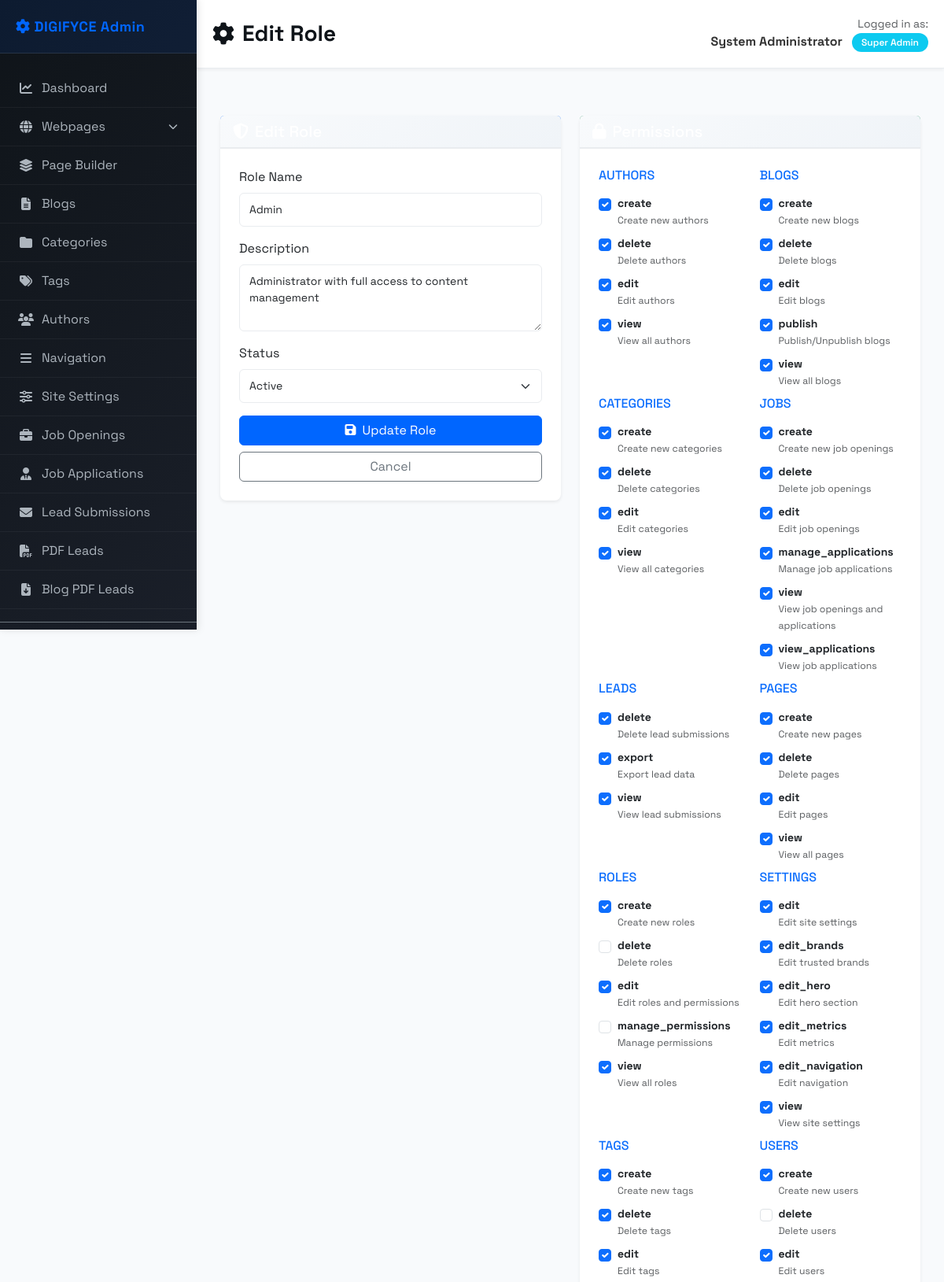
The app's page /app/admin/role_edit.php?id=2 (signed in, upper part) with its own data.
### tables this page shows
CREATE TABLE users (
    id INT AUTO_INCREMENT PRIMARY KEY,
    username VARCHAR(64) NOT NULL UNIQUE,
    password_hash VARCHAR(255) NOT NULL,
    email VARCHAR(128) NOT NULL UNIQUE,
    full_name VARCHAR(255),
    role_id INT NOT NULL,
    status ENUM('active','inactive') DEFAULT 'active',
    last_login DATETIME,
    created_at DATETIME DEFAULT CURRENT_TIMESTAMP,
    updated_at DATETIME DEFAULT CURRENT_TIMESTAMP ON UPDATE CURRENT_TIMESTAMP,
    FOREIGN KEY (role_id) REFERENCES roles(id) ON DELETE RESTRICT
);

CREATE TABLE roles (
    id INT AUTO_INCREMENT PRIMARY KEY,
    name VARCHAR(64) NOT NULL UNIQUE,
    description TEXT,
    status ENUM('active','inactive') DEFAULT 'active',
    created_at DATETIME DEFAULT CURRENT_TIMESTAMP,
    updated_at DATETIME DEFAULT CURRENT_TIMESTAMP ON UPDATE CURRENT_TIMESTAMP
);

CREATE TABLE permissions (
    id INT AUTO_INCREMENT PRIMARY KEY,
    name VARCHAR(128) NOT NULL UNIQUE,
    description TEXT,
    module VARCHAR(64) NOT NULL,
    action VARCHAR(64) NOT NULL,
    created_at DATETIME DEFAULT CURRENT_TIMESTAMP
);

### app/admin/role_edit.php (the view, shortened to what the rows shown need)
<?php
require_once __DIR__ . '/../utilities/PermissionManager.php';
$pdo = Database::getInstance();
$permissionManager = new PermissionManager($pdo);
$permissionManager->requirePermission('role.create');
$role_id = $_GET['id'] ?? null;
$role = null;
$is_edit = false;
if ($role_id) {
    $permissionManager->requirePermission('role.edit');
    $role = $permissionManager->getRoleWithPermissions($role_id);
    $is_edit = true;
}
$all_permissions = $permissionManager->getAllPermissions();
$permissions_by_module = [];
foreach ($all_permissions as $perm) {
    if (!isset($permissions_by_module[$perm['module']])) {
        $permissions_by_module[$perm['module']] = [];
    }
    $permissions_by_module[$perm['module']][] = $perm;
}
$selected_permission_ids = [];
if ($is_edit && isset($role['permissions'])) {
    foreach ($role['permissions'] as $perm) {
        $selected_permission_ids[] = $perm['id'];
    }
}
$pageTitle = $is_edit ? 'Edit Role' : 'Create New Role';
include __DIR__ . '/../views/admin_header.php';
?>
<div class="row">
    <div class="col-md-6">
        <div class="card border-0 shadow-sm mb-4">
            <div class="card-body p-4">
                <form action="role_save.php" method="post">
                    <div class="mb-3">
                        <label class="form-label">Role Name</label>
                        <input type="text" name="name" class="form-control"
                               value="<?= $is_edit ? htmlspecialchars($role['name']) : '' ?>"
                               required maxlength="64">
                    </div>
                    <div class="mb-3">
                        <label class="form-label">Description</label>
                        <textarea name="description" class="form-control" rows="3"><?= $is_edit ? htmlspecialchars($role['description'] ?? '') : '' ?></textarea>
                    </div>
                    <?php if ($is_edit): ?>
                        <div class="mb-3">
                            <label class="form-label">Status</label>
                            <select name="status" class="form-select" required>
                                <option value="active" <?= $role['status'] === 'active' ? 'selected' : '' ?>>
                                    Active
                                </option>
                            </select>
                        </div>
                    <?php endif; ?>
                </form>
            </div>
        </div>
    </div>
    <div class="col-md-6">
        <div class="card border-0 shadow-sm">
            <div class="card-body p-4">
                <form action="role_save.php" method="post">
                    <?php if ($is_edit): ?>
                        <div class="row">
                            <?php foreach ($permissions_by_module as $module => $perms): ?>
                                <div class="col-md-6">
                                    <h6 class="text-uppercase text-primary mb-3"><?= htmlspecialchars($module) ?></h6>
                                    <?php foreach ($perms as $perm): ?>
                                        <div class="form-check mb-2">
                                            <input type="checkbox" name="permissions[]" value="<?= $perm['id'] ?>"
                                                   class="form-check-input" id="perm<?= $perm['id'] ?>"
                                                   <?= in_array($perm['id'], $selected_permission_ids) ? 'checked' : '' ?>>
                                            <label class="form-check-label small" for="perm<?= $perm['id'] ?>">
                                                <strong><?= htmlspecialchars($perm['action']) ?></strong>
                                                <br><small class="text-muted"><?= htmlspecialchars($perm['description']) ?></small>
                                            </label>
                                        </div>
                                    <?php endforeach; ?>
                                </div>
                            <?php endforeach; ?>
                        </div>
                    <?php endif; ?>
                </form>
            </div>
        </div>
    </div>
</div>
<?php include __DIR__ . '/../views/admin_footer.php'; ?>

### app/views/admin_header.php (shortened to what the rows shown need)
<!DOCTYPE html>
<html lang="en">
<head>
    <link href="https://cdn.jsdelivr.net/npm/bootstrap@5.3.2/dist/css/bootstrap.min.css" rel="stylesheet">
    <link href="https://cdnjs.cloudflare.com/ajax/libs/font-awesome/6.4.0/css/all.min.css" rel="stylesheet">
</head>
<body>
    <div class="d-flex">
                <?php if (isset($permissionManager) && $permissionManager->hasAnyPermission(['blog.view', 'page.view', 'category.view', 'tag.view', 'author.view'])): ?>
                    <?php
                    $webpageFiles = [
                        'page_home_edit.php',
                        'page_service.php',
                        'page_technology.php',
                        'page_testimonial.php',
                        'page_products.php',
                        'page_d2c_branding.php',
                        'page_commercial_shoot.php',
                        'page_creative_development.php',
                        'page_performance_marketing.php',
                        'page_ecommerce_marketing.php',
                        'page_marketplace_management.php',
                        'page_content_marketing.php',
                        'page_about_us.php',
                        'page_seo.php',
                        'page_builder_edit.php',
                        'page_builder_preview.php',
                    ];
                    ?>
                <?php endif; ?>
        <main>
            <div class="admin-header d-flex justify-content-between align-items-center">
                <h1>
                    <i class="fas fa-<?php
                    $pageName = basename($_SERVER['PHP_SELF']);
                    switch ($pageName) {
                        default:
                            if (in_array($pageName, $webpageFiles)) {
                                echo 'globe';
                            } else {
                                echo 'cog';
                            }
                            break;
                    }
                    ?>"></i>
                    <?= isset($pageTitle) ? htmlspecialchars($pageTitle) : 'Admin Panel' ?>
                </h1>
                <?php if (isset($permissionManager)): ?>
                    <?php
                    $currentUser = $permissionManager->getCurrentUser();
                    if ($currentUser):
                        ?>
                        <div class="text-end">
                            <small class="text-muted d-block">Logged in as:</small>
                            <strong><?= htmlspecialchars($currentUser['full_name'] ?? $currentUser['username']) ?></strong>
                            <span class="badge bg-info ms-2"><?= htmlspecialchars($currentUser['role_name']) ?></span>
                        </div>
                    <?php endif; ?>
                <?php endif; ?>
            </div>
            <div class="admin-content">

### records on screen
users: full_name "System Administrator", role.name "Super Admin"
roles: name "Admin", description "Administrator with full access to content management", status "Active"
permissions: id "☑", action "create", description "Create new authors"
permissions: id "☑", action "delete", description "Delete authors"
permissions: id "☑", action "edit", description "Edit authors"
permissions: id "☑", action "view", description "View all authors"
permissions: id "☑", action "create", description "Create new blogs"
permissions: id "☑", action "delete", description "Delete blogs"
permissions: id "☑", action "edit", description "Edit blogs"
permissions: id "☑", action "publish", description "Publish/Unpublish blogs"
permissions: id "☑", action "view", description "View all blogs"
permissions: id "☑", action "create", description "Create new categories"
permissions: id "☑", action "delete", description "Delete categories"
permissions: id "☑", action "edit", description "Edit categories"
permissions: id "☑", action "view", description "View all categories"
permissions: id "☑", action "create", description "Create new job openings"
permissions: id "☑", action "delete", description "Delete job openings"
permissions: id "☑", action "edit", description "Edit job openings"
permissions: id "☑", action "manage_applications", description "Manage job applications"
permissions: id "☑", action "view", description "View job openings and applications"
permissions: id "☑", action "view_applications", description "View job applications"
permissions: id "☑", action "delete", description "Delete lead submissions"
permissions: id "☑", action "export", description "Export lead data"
permissions: id "☑", action "view", description "View lead submissions"
permissions: id "☑", action "create", description "Create new pages"
permissions: id "☑", action "delete", description "Delete pages"
permissions: id "☑", action "edit", description "Edit pages"
permissions: id "☑", action "view", description "View all pages"
permissions: id "☑", action "create", description "Create new roles"
permissions: action "delete", description "Delete roles"
permissions: id "☑", action "edit", description "Edit roles and permissions"
permissions: action "manage_permissions", description "Manage permissions"
permissions: id "☑", action "view", description "View all roles"
permissions: id "☑", action "edit", description "Edit site settings"
permissions: id "☑", action "edit_brands", description "Edit trusted brands"
permissions: id "☑", action "edit_hero", description "Edit hero section"
permissions: id "☑", action "edit_metrics", description "Edit metrics"
permissions: id "☑", action "edit_navigation", description "Edit navigation"
permissions: id "☑", action "view", description "View site settings"
permissions: id "☑", action "create", description "Create new tags"
permissions: id "☑", action "delete", description "Delete tags"
permissions: id "☑", action "edit", description "Edit tags"
permissions: id "☑", action "create", description "Create new users"
permissions: action "delete", description "Delete users"
permissions: id "☑", action "edit", description "Edit users"

### other values on screen
$pageTitle "Edit Role"
$module "AUTHORS"
$module "BLOGS"
$module "CATEGORIES"
$module "JOBS"
$module "LEADS"
$module "PAGES"
$module "ROLES"
$module "SETTINGS"
$module "TAGS"
$module "USERS"
